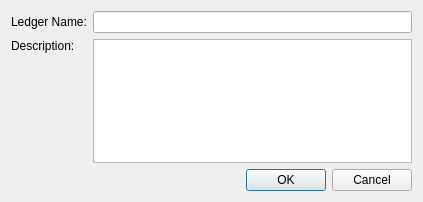
<?xml version="1.0" encoding="UTF-8"?>
<ui version="4.0">
 <class>AddLedger</class>
 <widget class="QDialog" name="AddLedger">
  <property name="geometry">
   <rect>
    <x>0</x>
    <y>0</y>
    <width>423</width>
    <height>202</height>
   </rect>
  </property>
  <property name="windowTitle">
   <string>Dialog</string>
  </property>
  <layout class="QGridLayout" name="gridLayout">
   <item row="0" column="1">
    <widget class="QLineEdit" name="nameEdit"/>
   </item>
   <item row="1" column="0">
    <widget class="QLabel" name="label">
     <property name="text">
      <string>Description:</string>
     </property>
     <property name="alignment">
      <set>Qt::AlignLeading|Qt::AlignLeft|Qt::AlignTop</set>
     </property>
    </widget>
   </item>
   <item row="1" column="1">
    <widget class="QPlainTextEdit" name="descriptionEdit"/>
   </item>
   <item row="0" column="0">
    <widget class="QLabel" name="label_2">
     <property name="text">
      <string>Ledger Name:</string>
     </property>
    </widget>
   </item>
   <item row="2" column="0" colspan="2">
    <widget class="QDialogButtonBox" name="buttonBox">
     <property name="focusPolicy">
      <enum>Qt::StrongFocus</enum>
     </property>
     <property name="orientation">
      <enum>Qt::Horizontal</enum>
     </property>
     <property name="standardButtons">
      <set>QDialogButtonBox::Cancel|QDialogButtonBox::Ok</set>
     </property>
    </widget>
   </item>
  </layout>
 </widget>
 <resources/>
 <connections>
  <connection>
   <sender>buttonBox</sender>
   <signal>accepted()</signal>
   <receiver>AddLedger</receiver>
   <slot>accept()</slot>
   <hints>
    <hint type="sourcelabel">
     <x>248</x>
     <y>254</y>
    </hint>
    <hint type="destinationlabel">
     <x>157</x>
     <y>274</y>
    </hint>
   </hints>
  </connection>
  <connection>
   <sender>buttonBox</sender>
   <signal>rejected()</signal>
   <receiver>AddLedger</receiver>
   <slot>reject()</slot>
   <hints>
    <hint type="sourcelabel">
     <x>316</x>
     <y>260</y>
    </hint>
    <hint type="destinationlabel">
     <x>286</x>
     <y>274</y>
    </hint>
   </hints>
  </connection>
 </connections>
</ui>
